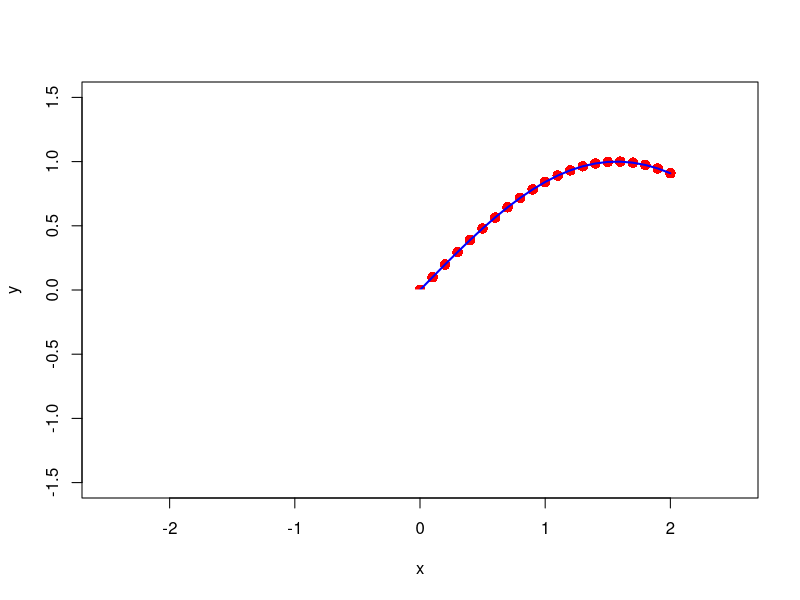

Recreate this plot in R.
#################################################################
## 13_painterModel.R                                           ##
## Graphics example, demo notion of painter's model in R       ##
##                                                             ##
## Ian Roberts.  ir210@cam.ac.uk                               ## 
#################################################################
##
##
### START ###

#  Generate some fake plotting data
x <- seq(-2, 2, 0.1)
y <- sin(x)

#  Plot big red points with axes limits
plot(y~x, ylim=c(-1.5,1.5), xlim=c(-2.5,2.5), 
	col="red" ,pch=16, cex=1.4)

#  Overlay thin blue line
lines(y~x, ylim=c(-1.5,1.5), xlim=c(-2.5,2.5), type="l", 
	col="blue", lty=1,lwd=2)

# Draw a white box to obscure bottom half of graph
rect(-2.5,0,2.5,-1.5, col="white", border="white")


### END ###
